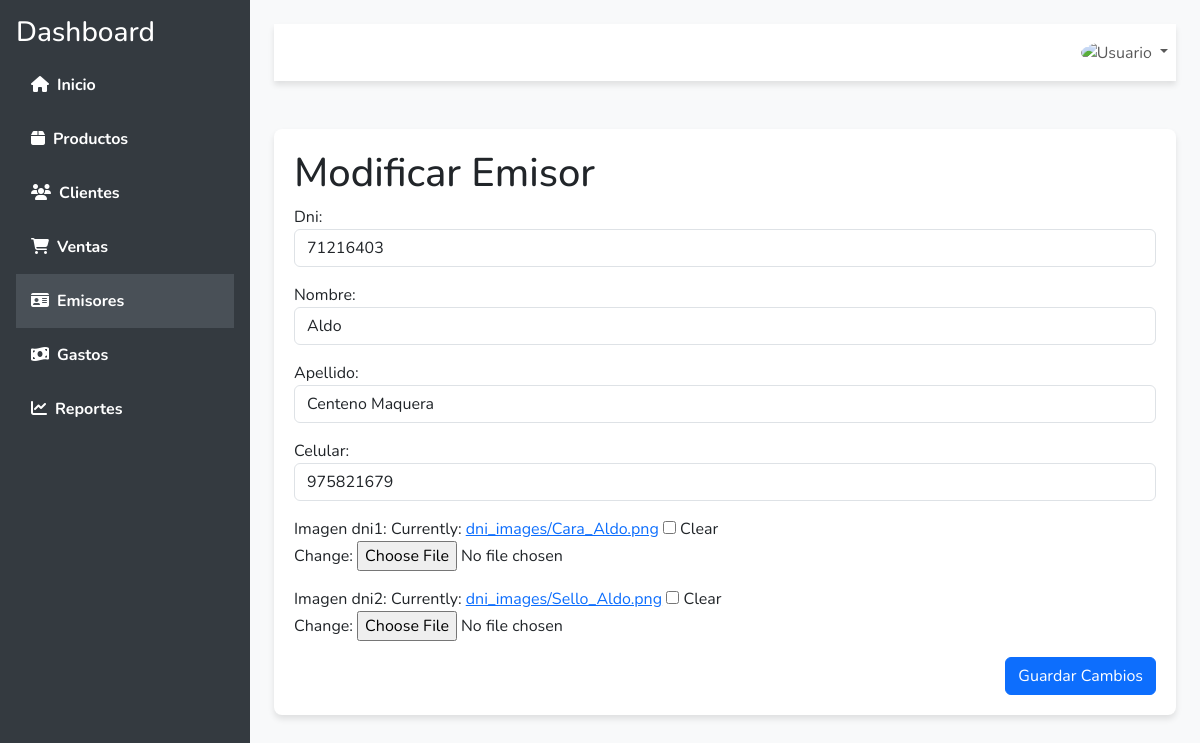
Screenshot of /modificar_emisor/4/ with the database file from the repository.
### myapp/models.py (models this page shows, shortened)
class Emisor(models.Model):
    dni = models.CharField(max_length=8)
    imagen_dni1 = models.ImageField(upload_to='dni_images/', blank=True, null=True)
    imagen_dni2 = models.ImageField(upload_to='dni_images/', blank=True, null=True)
    nombre = models.CharField(max_length=100)
    apellido = models.CharField(max_length=100)
    celular = models.CharField(max_length=15)
    eliminado = models.BooleanField(default=False)  # Nuevo campo para eliminación lógica

### myapp/views.py (the view)
# urls.py: path('modificar_emisor/<int:id>/', modificar_emisor, name='modificar_emisor'),
def modificar_emisor(request, id):
    emisor = get_object_or_404(Emisor, id=id)
    if request.method == 'POST':
        form = EmisorForm(request.POST, request.FILES, instance=emisor)
        if form.is_valid():
            form.save()
            messages.success(request, 'Emisor modificado correctamente.')
            return redirect('listar_emisores')  # Redirige a la lista de emisores
    else:
        form = EmisorForm(instance=emisor)
    return render(request, 'modificar_emisor.html', {'form': form})

### myapp/forms.py
class EmisorForm(forms.ModelForm):
    class Meta:
        model = Emisor
        fields = ['dni', 'nombre', 'apellido', 'celular', 'imagen_dni1', 'imagen_dni2']
        widgets = {
            'dni': forms.TextInput(attrs={'class': 'form-control'}),
            'nombre': forms.TextInput(attrs={'class': 'form-control'}),
            'apellido': forms.TextInput(attrs={'class': 'form-control'}),
            'celular': forms.TextInput(attrs={'class': 'form-control'}),
        }

### myapp/templates/modificar_emisor.html (shortened to what this page needs)
<!DOCTYPE html>
<html lang="es">
<head>
    <link href="https://cdn.jsdelivr.net/npm/bootstrap@5.3.0/dist/css/bootstrap.min.css" rel="stylesheet">
    <link href="https://cdnjs.cloudflare.com/ajax/libs/font-awesome/6.4.0/css/all.min.css" rel="stylesheet">
    <link href="https://cdn.datatables.net/1.13.4/css/jquery.dataTables.min.css" rel="stylesheet">
</head>
<body>
    <div id="wrapper">
        <nav id="sidebar" class="d-flex flex-column p-3">
            <h3 class="text-white">Dashboard</h3>
            <ul class="nav flex-column">
                <li class="nav-item">
                    <a href="{% url 'home' %}" class="nav-link sidebar-link "><i class="fas fa-home me-2"></i>Inicio</a>
                </li>
                <li class="nav-item">
                    <a href="{% url 'ver_productos' %}" class="nav-link sidebar-link"><i class="fas fa-box me-2"></i>Productos</a>
                </li>
                <li class="nav-item">
                    <a href="{% url 'ver_clientes' %}" class="nav-link sidebar-link "><i class="fas fa-users me-2"></i>Clientes</a>
                </li>
                <li class="nav-item">
                    <a href="{% url 'ver_ventas' %}" class="nav-link sidebar-link"><i class="fas fa-shopping-cart me-2"></i>Ventas</a>
                </li>
                <li class="nav-item">
                    <a href="{% url 'listar_emisores' %}" class="nav-link sidebar-link active" ><i class="fas fa-id-card me-2"></i>Emisores</a>
                </li>
                <li class="nav-item">
                    <a href="{% url 'ver_gastos' %}" class="nav-link sidebar-link"><i class="fas fa-money-bill-wave me-2"></i>Gastos</a>
                </li>
                <li class="nav-item">
                    <a href="{% url 'ver_reportes' %}" class="nav-link sidebar-link"><i class="fas fa-chart-line me-2"></i>Reportes</a>
                </li>
            </ul>
        </nav>
        <div id="content-wrapper" class="w-100 p-4">
            <nav class="navbar navbar-expand-lg navbar-light shadow-custom mb-4">
                <ul class="navbar-nav ms-auto">
                    <li class="nav-item dropdown">
                        <a class="nav-link dropdown-toggle" href="#" id="userDropdown" role="button" data-bs-toggle="dropdown">
                            <img class="img-profile rounded-circle ms-2" src="https://cdn-icons-png.flaticon.com/512/764/764865.png" alt="Usuario" width="30">
                        </a>
                    </li>
                </ul>
            </nav>
    <div class="container mt-5">
        <h1>Modificar Emisor</h1>
        <form method="post" enctype="multipart/form-data">
            {{ form.as_p }}
            <div class="text-end">
                <button type="submit" class="btn btn-primary">Guardar Cambios</button>
            </div>
        </form>
    </div>
            </div>
</body>
</html>

### myapp/templates/modificar_emisor.html (style rules this page uses)
body { background-color: #f8f9fa; font-family: 'Nunito', sans-serif; }
#wrapper { display: flex; height: 100vh; }
#sidebar { background-color: #343a40; min-width: 250px; height: 100vh; position: fixed; top: 0; left: 0; transition: transform 0.3s ease; z-index: 1000; }
#sidebar .sidebar-link { color: #ffffff; font-weight: bold; padding: 15px; display: block; text-decoration: none; }
#sidebar .active { background-color: #495057; }
#content-wrapper { margin-left: 250px; width: calc(100% - 250px); transition: margin-left 0.3s ease; }
.navbar { background-color: #ffffff; z-index: 1001; }
.shadow-custom { box-shadow: 0 4px 6px rgba(0, 0, 0, 0.1); }
.container { background-color: #ffffff; border-radius: 8px; padding: 20px; box-shadow: 0 4px 6px rgba(0, 0, 0, 0.1); }

### rows the page displays
Emisor: dni "71216403", nombre "Aldo", apellido "Centeno Maquera", celular "975821679"
